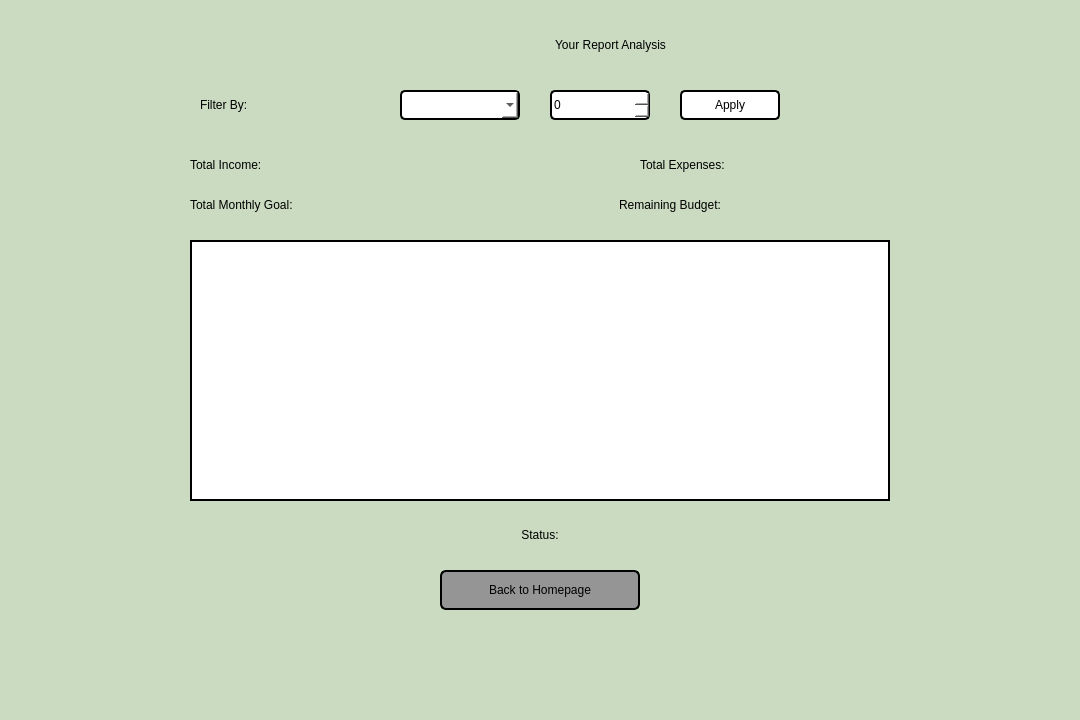
<?xml version="1.0" encoding="UTF-8"?>
<ui version="4.0">
 <class>analyzereport</class>
 <widget class="QDialog" name="analyzereport">
  <property name="geometry">
   <rect>
    <x>0</x>
    <y>0</y>
    <width>1080</width>
    <height>720</height>
   </rect>
  </property>
  <property name="windowTitle">
   <string>BudgetBuddy - Report Analysis</string>
  </property>
  <property name="styleSheet">
   <string notr="true">
    background-color: rgb(202, 219, 194);
   </string>
  </property>
  <widget class="QLabel" name="labelTitle">
   <property name="geometry">
    <rect>
     <x>350</x>
     <y>20</y>
     <width>521</width>
     <height>50</height>
    </rect>
   </property>
   <property name="styleSheet">
    <string notr="true">
     font: 700 35pt &quot;Segoe UI&quot;;
     color: rgb(0, 0, 0);
    </string>
   </property>
   <property name="text">
    <string>Your Report Analysis</string>
   </property>
   <property name="alignment">
    <set>Qt::AlignmentFlag::AlignCenter</set>
   </property>
  </widget>
  <widget class="QLabel" name="labelFilter">
   <property name="geometry">
    <rect>
     <x>200</x>
     <y>90</y>
     <width>80</width>
     <height>30</height>
    </rect>
   </property>
   <property name="styleSheet">
    <string notr="true">
     font: 600 16pt &quot;Segoe UI&quot;;
     color: rgb(0, 0, 0);
    </string>
   </property>
   <property name="text">
    <string>Filter By:</string>
   </property>
  </widget>
  <widget class="QComboBox" name="comboBoxMonth">
   <property name="geometry">
    <rect>
     <x>400</x>
     <y>90</y>
     <width>120</width>
     <height>30</height>
    </rect>
   </property>
   <property name="styleSheet">
    <string notr="true">    border: 2px solid black;
background-color: rgb(255, 255, 255);
     border-radius: 5px;
    </string>
   </property>
  </widget>
  <widget class="QSpinBox" name="spinBoxYear">
   <property name="geometry">
    <rect>
     <x>550</x>
     <y>90</y>
     <width>100</width>
     <height>30</height>
    </rect>
   </property>
   <property name="styleSheet">
    <string notr="true">
     font: 600 11pt &quot;Segoe UI&quot;;
     color: rgb(0, 0, 0);
     background: white;
        border: 2px solid black;
     border-radius: 5px;
    </string>
   </property>
  </widget>
  <widget class="QPushButton" name="buttonFilter">
   <property name="geometry">
    <rect>
     <x>680</x>
     <y>90</y>
     <width>100</width>
     <height>30</height>
    </rect>
   </property>
   <property name="styleSheet">
    <string notr="true">
     font: 600 11pt &quot;Segoe UI&quot;;
     color: rgb(0, 0, 0);
     background: white;
     border: 2px solid black;
     border-radius: 5px;
    </string>
   </property>
   <property name="text">
    <string>Apply</string>
   </property>
  </widget>
  <widget class="QLabel" name="labelTotalIncome">
   <property name="geometry">
    <rect>
     <x>190</x>
     <y>150</y>
     <width>250</width>
     <height>30</height>
    </rect>
   </property>
   <property name="styleSheet">
    <string notr="true">
     font: 600 16pt &quot;Segoe UI&quot;;
     color: rgb(0, 0, 0);
    </string>
   </property>
   <property name="text">
    <string>Total Income:</string>
   </property>
  </widget>
  <widget class="QLabel" name="labelTotalExpenses">
   <property name="geometry">
    <rect>
     <x>640</x>
     <y>150</y>
     <width>250</width>
     <height>30</height>
    </rect>
   </property>
   <property name="styleSheet">
    <string notr="true">
     font: 600 16pt &quot;Segoe UI&quot;;
     color: rgb(0, 0, 0);
    </string>
   </property>
   <property name="text">
    <string>Total Expenses:</string>
   </property>
  </widget>
  <widget class="QLabel" name="labelTotalMonthlyGoal">
   <property name="geometry">
    <rect>
     <x>190</x>
     <y>190</y>
     <width>250</width>
     <height>30</height>
    </rect>
   </property>
   <property name="styleSheet">
    <string notr="true">
     font: 600 16pt &quot;Segoe UI&quot;;
     color: rgb(0, 0, 0);
    </string>
   </property>
   <property name="text">
    <string>Total Monthly Goal:</string>
   </property>
  </widget>
  <widget class="QLabel" name="labelRemainingBudget">
   <property name="geometry">
    <rect>
     <x>619</x>
     <y>190</y>
     <width>271</width>
     <height>30</height>
    </rect>
   </property>
   <property name="styleSheet">
    <string notr="true">
     font: 600 16pt &quot;Segoe UI&quot;;
     color: rgb(0, 0, 0);
    </string>
   </property>
   <property name="text">
    <string>Remaining Budget:</string>
   </property>
  </widget>
  <widget class="QFrame" name="chartWidget">
   <property name="geometry">
    <rect>
     <x>190</x>
     <y>240</y>
     <width>700</width>
     <height>261</height>
    </rect>
   </property>
   <property name="styleSheet">
    <string notr="true">
     background: white;
     border: 2px solid black;
   </string>
   </property>
   <property name="frameShape">
    <enum>QFrame::Shape::StyledPanel</enum>
   </property>
   <property name="frameShadow">
    <enum>QFrame::Shadow::Raised</enum>
   </property>
  </widget>
  <widget class="QLabel" name="labelWarnings">
   <property name="geometry">
    <rect>
     <x>440</x>
     <y>520</y>
     <width>200</width>
     <height>30</height>
    </rect>
   </property>
   <property name="styleSheet">
    <string notr="true">
     font: 600 16pt &quot;Segoe UI&quot;;
     color: rgb(0, 0, 0);
    </string>
   </property>
   <property name="text">
    <string>Status:</string>
   </property>
   <property name="alignment">
    <set>Qt::AlignmentFlag::AlignCenter</set>
   </property>
  </widget>
  <widget class="QPushButton" name="buttonBack">
   <property name="geometry">
    <rect>
     <x>440</x>
     <y>570</y>
     <width>200</width>
     <height>40</height>
    </rect>
   </property>
   <property name="styleSheet">
    <string notr="true">
     font: 700 14pt &quot;Segoe UI&quot;;
     color: rgb(0, 0, 0);
   
background-color: rgb(149, 149, 149);
     border: 2px solid black;
     border-radius: 6px;
    </string>
   </property>
   <property name="text">
    <string>Back to Homepage</string>
   </property>
  </widget>
 </widget>
 <resources/>
 <connections/>
</ui>
